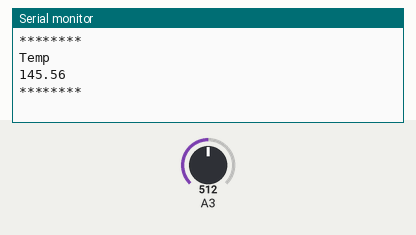
Recording of a sketch running on a simulated Arduino Uno, built with avr-gcc and run on an emulated ATmega328P. Parts: the last lines printed to the serial monitor. The inputs (shaded band) are chosen by the test bench; at power-on: A3 = 512.

Above: at 1.3 s.
1.4 s: A3 set to 716
At 1.83 s:
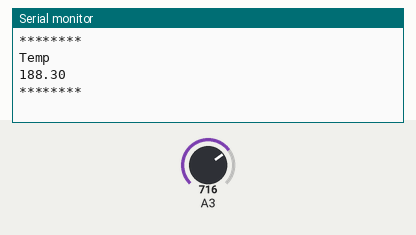
2.9 s: A3 set to 900
At 3.33 s:
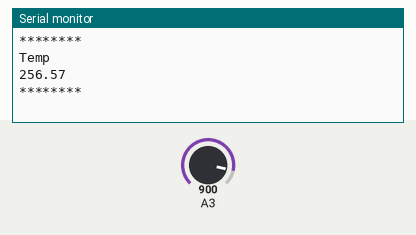
Timing chart, 0 to 5.9 s (numbered marks = the images above; inputs shaded):
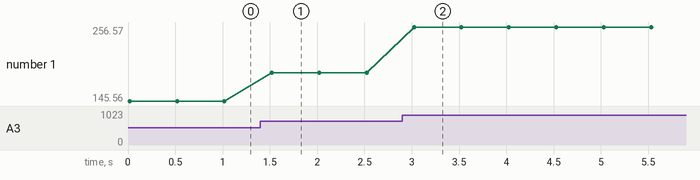

Measured:
- after the input at 1.4 s, the serial monitor: prints a new line after 0.12 s (image 1)
- after the input at 2.9 s, the serial monitor: prints a new line after 0.12 s (image 2)
- plotted number 1: 145.56 → 188.3 after the input at 1.4 s, 188.3 → 256.57 after the input at 2.9 s

The sketch:

_503thermistor.ino
```cpp
#include <math.h>
// enumerating 3 major temperature scales
enum {
  T_KELVIN=0,
  T_CELSIUS,
  T_FAHRENHEIT
};

#define EPISCO_K164_10k 4300.0f,298.15f,50000.0f  // B,T0,R0

float Temperature(int AnalogInputNumber,int OutputUnit,float B,float T0,float R0,float R_Balance)
{
  float R,T;

//  R=1024.0f*R_Balance/float(analogRead(AnalogInputNumber)))-R_Balance;
  R=R_Balance*(1024.0f/float(analogRead(AnalogInputNumber))-1);

  T=1.0f/(1.0f/T0+(1.0f/B)*log(R/R0));

  switch(OutputUnit) {
    case T_CELSIUS :
      T-=273.15f;
    break;
    case T_FAHRENHEIT :
      T=9.0f*(T-273.15f)/5.0f+32.0f;
    break;
    default:
    break;
  };

  return T;
}

//example of use #2
// using numbers instead of episco k164 definition
// this time reading from analog input 2
// getting result in fahrenheit

void setup() {
 Serial.begin(9600);
}

void loop() {

 Serial.println("********");
 Serial.println("Temp");
 Serial.println(Temperature(3,T_FAHRENHEIT,4300.0f,298.15f,50000.0f,9760.0f));
 Serial.println("********");
 Serial.println(" ");

 delay(500);
}
```
